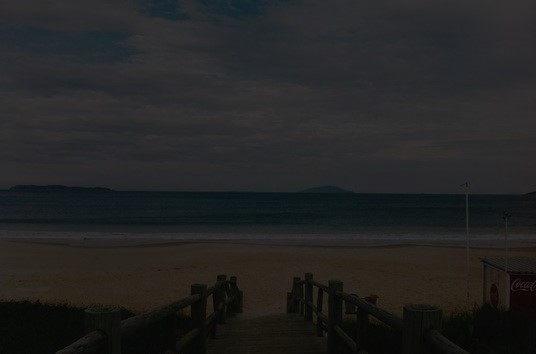
#> input picture images/dark_image.jpg, 536 x 354 px, found by its file name; the run also reads 1 picture not shown here
$ jupyter execute histogram_algorithms.ipynb
#> lines starting #> are read from the running program, lines starting #| are printed output that depends on the picture; after the words box and inside, x2 and y2 are one past the last pixel; in counts of white or black regions, pixels touching at a corner belong together
### histogram_plots.py
import cv2
import numpy as np
import matplotlib.pyplot as plt

# [81 lines left out: functions show_images_and_histograms, show_images_and_histograms_grid, show_histogram, show_clipped_histogram, not called in this run]

### histogram_algorithms.ipynb
# Poboljšanje medicinskih slika zasnovano na algoritmima histograma

Poboljšanje medicinskih slika predstavlja ključni korak u dijagnostici i lečenju pacijenata, jer kvalitet slike direktno utiče na sposobnost lekara da pravilno tumači anatomske strukture i identifikuje potencijalne probleme. Zbog prirode medicinskih slika, koje često pate od problema kao što su niski kontrast i šum, važno je primeniti tehnike poboljšanja kako bi se obezbedila što jasnija i preciznija vizuelna informacija.

Jedan od najčešće korišćenih pristupa za poboljšanje kontrasta slike je izjednačavanje histograma (HE). Međutim, iako HE može značajno poboljšati kontrast, može takođe generisati neželjene artefakte i prekomerno pojačanje kontrasta u određenim delovima slike. Da bi se rešili ovi problemi, razvijeni su različiti napredni algoritmi zasnovani na histogramu, kao što su kumulativno izjednačavanje histograma (CHE), kvadratno dinamičko izjednačavanje histograma (QDHE), i kontrastno ograničeno adaptivno izjednačavanje histograma (CLAHE).

Ovaj projekat ima za cilj da analizira i uporedi performanse ovih algoritama na različitim medicinskim slikama. Kroz implementaciju i analizu rezultata koristeći Python, pokazujemo prednosti i nedostatke svakog od pristupa.

## Obrada Histograma Slike
Obrada histograma slike predstavlja osnovu za mnoge tehnike obrade slika u prostornom domenu. Histogram slike je grafički prikaz raspodele sivih tonova u digitalnoj slici. Prikazivanje histograma pomaže u analizi učestalosti pojavljivanja različitih sivih tonova koji su prisutni u slici.

Histogram se koristi za različite svrhe, kao što su poboljšanje kontrasta, kompresija slike i segmentacija. Algoritmi zasnovani na histogramu jednostavni su za implementaciju i mogu se efikasno primeniti na različite tipove slika. Jedan od najpoznatijih algoritama u ovoj oblasti je izjednačavanje histograma (HE), koji raspoređuje nivoe intenziteta u slici tako da budu podjednako verovatni, što rezultira slikom sa povećanim dinamičkim opsegom i poboljšanim kontrastom.

Kod medicinskih slika, histogram može pružiti korisne informacije o osvetljenju slike i njenom kontrastu. Na primer, histogram koji pokriva sve moguće vrednosti u skali sivih tonova ukazuje na to da slika ima dobar kontrast i da su detalji na slici jasno vidljivi.

[cell 1]
import cv2
import numpy as np
import matplotlib.pyplot as plt
import itertools
import os

import importlib
import histogram_plots as hp

[cell 2]
importlib.reload(hp)

[cell 3]
image_paths = [
    ('images\\dark_image.jpg'),
    ('images\\original_image.jpg'),
    ('images\\bright_image.jpg'),
]
images = [cv2.imread(path, cv2.IMREAD_GRAYSCALE) for path in image_paths]
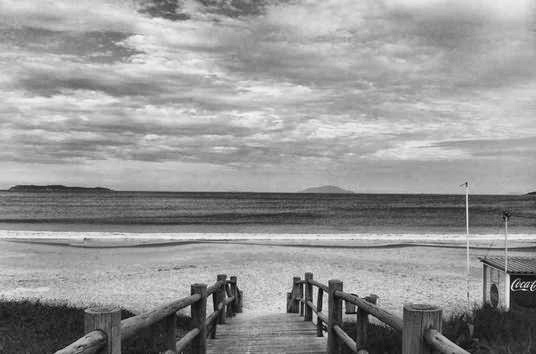
#> input picture images/original_image.jpg, 536 x 354 px, found by its file name
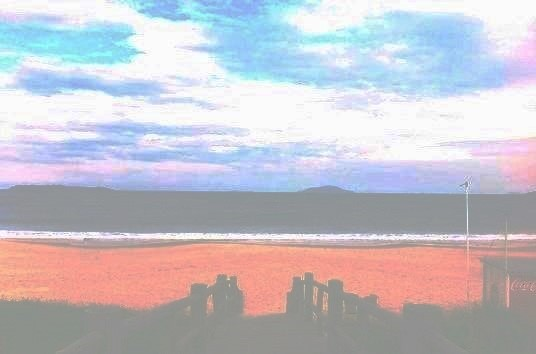
#> input picture images/bright_image.jpg, 536 x 354 px, found by its file name
#> images = 3 items
hp.show_images_and_histograms(images,y_max=16000)
#> in show_images_and_histograms, `n = len(images)`: n = 3
#> the loop in show_images_and_histograms, `for i, image in enumerate(images):` made 3 passes

### Generisanje Histograma
Histogram digitalne slike $X$ može se predstaviti sledećom formulom:
$$
h_X(k) = n_k
$$
gde je $n_k$ broj piksela sa intenzitetom $k$.

Posmatrajući intenzitet piksela slike kao slučajnu veličinu, definišemo *normalizovani histogram* kao empirijsku verovatnoću da piksel date slike ima određenu vrednost, što se može dobiti podelom $h(k)$ sa ukupnim brojem piksela u slici dimenzije $M \times N$:
$$ p_X(k) = \frac{n_k}{MN} $$

## Izjednačavanje histograma (HE)
Izjednačavanje histograma (*Histogram equalization*) transformiše vrednosti intenziteta slike tako da budu ravnomerno raspoređene po celom mogućem rasponu $[0,255]$.

**Kumulativna distribuciona funkcija** (*CDF*) je verovatnoća da slučajna promenljiva $X$ ima vrednost *manju ili jednaku* datoj vrednosti:
$$
cdf_X(k) = \sum_{i=0}^{k}p_X(x=i).
$$

Želimo da transformišemo sliku $X$ tako da slika $Y = T(X)$ ima uniforman histogram, odnosno kumulativnu distribucionu funkciju:
$$
cdf_Y(k) = (k+1)C,
$$
za neku konstantu $C$.

Novu sliku dobijamo tako što piksele koji imaju intenzitet $k$ transformišemo sa:
$$
t(k) = \left \lfloor cdf_X(k)\cdot 256 \right \rfloor  .
$$

Kako se jačina intenziteta jednog piksela racuna u funkciji od njenog intenziteta na originalnoj slici, ukupan broj različitih intenziteta koji postoje na slici ostaje isti. Kako je isti broj različitih vrednosti "razvučen" sa intervala uzastopnih brojeva na veći interval, intenziteti koje neki piksel može da ima više nisu uzastopni, što vidimo na sledećem grafiku.

[cell 4]
def cumulative_distribution_function(hist):
    total_pixels = hist.sum()
    norm_hist = hist / total_pixels
    cdf = np.cumsum(norm_hist)
    return cdf

def histogram_equalization(image, I_min=0, I_max=256):
    hist, _ = np.histogram(image, I_max - I_min, [I_min, I_max])
    cdf = cumulative_distribution_function(hist)
    equalized_transform = np.floor(cdf * (I_max - I_min)).astype(int)
    return equalized_transform[image]

image = cv2.imread('image.jpg', cv2.IMREAD_GRAYSCALE)
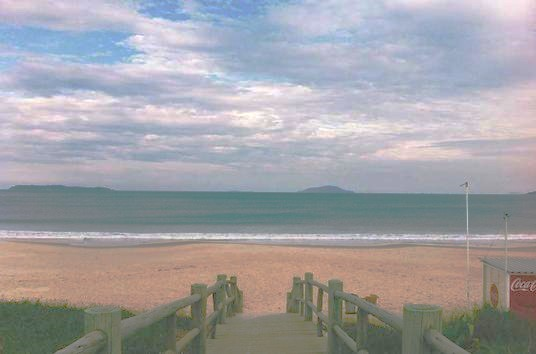
#> input picture image.jpg, 536 x 354 px
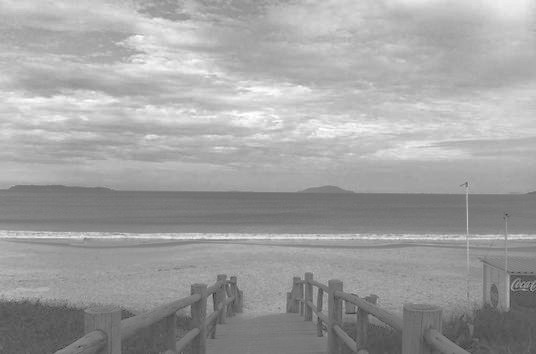
#> image: shape (354, 536); min 32, max 255, mean 161

he_image = histogram_equalization(image)
#> in histogram_equalization, `hist, _ = np.histogram(image, I_max - I_min, [I_min, I_max])`: hist = 256 values, max 2621 at index 170, min 0 at index 0, mean 741.2
#> in cumulative_distribution_function, `total_pixels = hist.sum()`: total_pixels = 189744
#> in cumulative_distribution_function, `norm_hist = hist / total_pixels`: norm_hist = 256 values, max 0.0138 at index 170, min 0 at index 0, mean 0.00391
#> in cumulative_distribution_function, `cdf = np.cumsum(norm_hist)`: cdf = 256 values from 0 to 1
#> in histogram_equalization, `equalized_transform = np.floor(cdf * (I_max - I_min)).astype(int)`: equalized_transform = 256 values from 0 to 256
#> in histogram_equalization, `return equalized_transform[image]`:
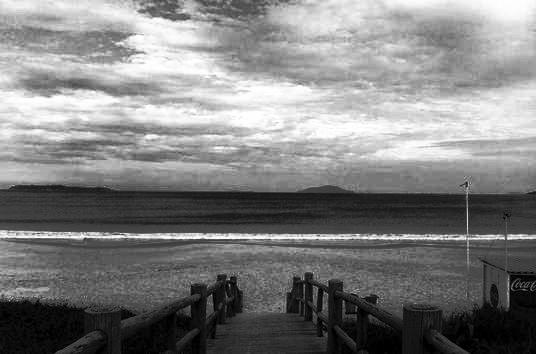
#> returned value: shape (354, 536) int64; min 0, max 256, mean 128.6; drawn with min black and max white

images = [image, he_image]
hp.show_images_and_histograms(images, titles = ['original', 'HE'])
#> call 2 of show_images_and_histograms, with y_max = 6000
#> in show_images_and_histograms (call 2), `n = len(images)`: n = 2
#> the loop in show_images_and_histograms (call 2), `for i, image in enumerate(images):` made 2 passes
#> in show_images_and_histograms (call 2), `plt.show()`:
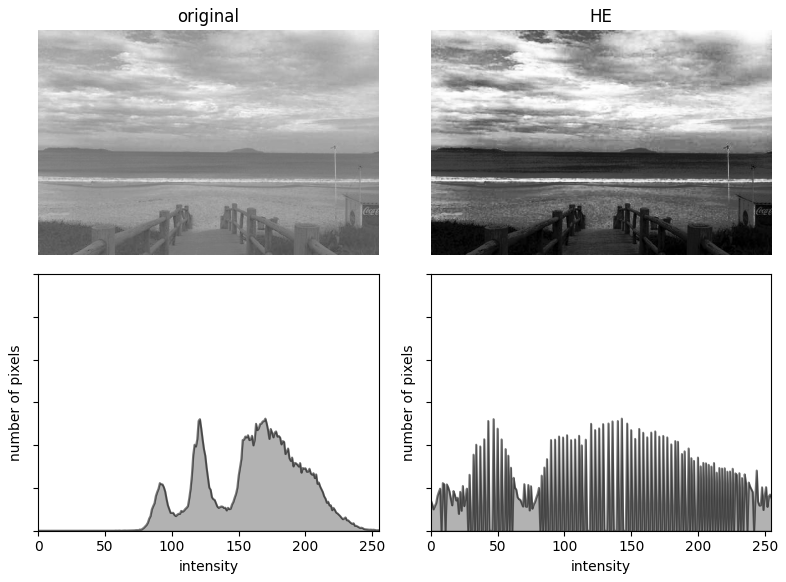
#> figure drawn by matplotlib, 4 panels

## CHE ?

[cell 5]
def cumulative_histogram_equalization(image, L=256, scale=255):
    hist, _ = np.histogram(image, L, [0, L])
    cdf = cumulative_distribution_function(hist)
    cdf_normalized = np.floor((cdf - cdf.min()) / (cdf.max() - cdf.min()) * scale).astype(int)
    return cdf_normalized[image]

che_image = cumulative_histogram_equalization(image)
#> in cumulative_histogram_equalization, `cdf = cumulative_distribution_function(hist)`: cdf = 256 values from 0 to 1
#> in cumulative_histogram_equalization, `cdf_normalized = np.floor((cdf - cdf.min()) / (cdf.max() - cdf.min()) ..`: cdf_normalized = 256 values from 0 to 255

images = [image, che_image]
hp.show_images_and_histograms(images, titles = ['original', 'CHE'])

## Kvadratno Dinamičko Izjednačavanje Histograma (QDHE)

Kvadratno dinamičko izjednačavanje histograma (QDHE) je napredna tehnika poboljšanja slike koja je dizajnirana da prevaziđe neke od nedostataka standardnog izjednačavanja histograma (HE). QDHE je posebno korisno za medicinske slike jer omogućava bolje očuvanje osvetljenosti slike dok istovremeno poboljšava kontrast.

QDHE metoda kombinuje nekoliko ključnih koraka kako bi postigla poboljšanje kontrasta bez prekomernog povećanja osvetljenosti, što se često dešava kod osnovnog HE i sastoji se od četiri koraka:
1. Particionisanje histograma
2. Orezivanje histograma (clipping)
3. Dodela novih raspona sivih tonova
4. Izjednačavanje histograma

### 1. Particionisanje histograma
Histogram slike deli se na 4 podhistograma po kvartilima.

Ovo omogućava ravnomernu distribuciju piksela u svakom od četiri podhistograma, čime se obezbeđuje kontrolisano poboljšanje kontrasta.

[cell 6]
def partition_histogram(image):
    I_min = int(np.min(image))
    Q1 = int(np.percentile(image, 25))
    Q2 = int(np.percentile(image, 50))
    Q3 = int(np.percentile(image, 75))
    I_max = int(np.max(image))
    return [I_min, Q1, Q2, Q3, I_max]

hist, _ = np.histogram(image, 256, [0, 256])
partition_points = partition_histogram(image)
#> in partition_histogram, `I_min = int(np.min(image))`: I_min = 32
#> in partition_histogram, `Q1 = int(np.percentile(image, 25))`: Q1 = 129
#> in partition_histogram, `Q2 = int(np.percentile(image, 50))`: Q2 = 166
#> in partition_histogram, `Q3 = int(np.percentile(image, 75))`: Q3 = 187
#> in partition_histogram, `I_max = int(np.max(image))`: I_max = 255
#> partition_points = [32, 129, 166, 187, 255]

hp.show_histogram(hist=hist, xticks=partition_points)
#> in show_histogram, `plt.show()`:
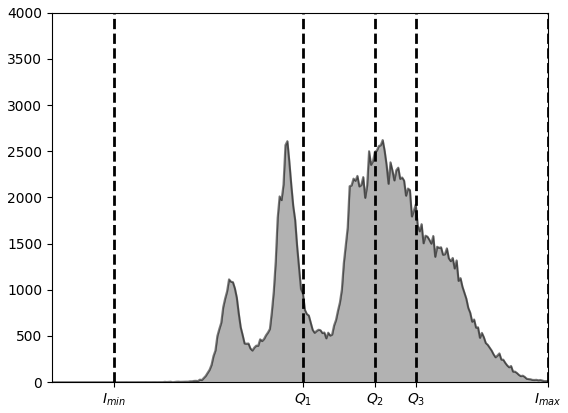
#> figure drawn by matplotlib, 1 panel; curve peaks at x = 170, y = 2621

### 2. Skraćivanje histograma (*clipping*)
Nakon particionisanja, podhistogrami se skraćuju do srednje vrednosti učestalosti intenziteta u slici.

Ovim se ograničava maksimalan broj piksela koji ima istu vrednost, sprečavajući prekomerno pojačanje kontrasta i redukciju detalja, što pomaže u očuvanju prirodnog izgleda slike i smanjuje šum i preosvetljenje.

[cell 7]
def clip_histogram(hist):
    threshold = hist.mean()
    clipped_hist = np.minimum(hist, threshold)
    return clipped_hist

hist, _ = np.histogram(image.flatten(), 256, [0, 256])
clipped_hist = clip_histogram(hist)
#> in clip_histogram, `threshold = hist.mean()`: threshold = 741.2
#> in clip_histogram, `clipped_hist = np.minimum(hist, threshold)`: clipped_hist = 256 values, max 741.2 at index 88, min 0 at index 0, mean 389

hp.show_clipped_histogram(hist=hist,clipped_hist=clipped_hist)
#> in show_clipped_histogram, `plt.show()`:
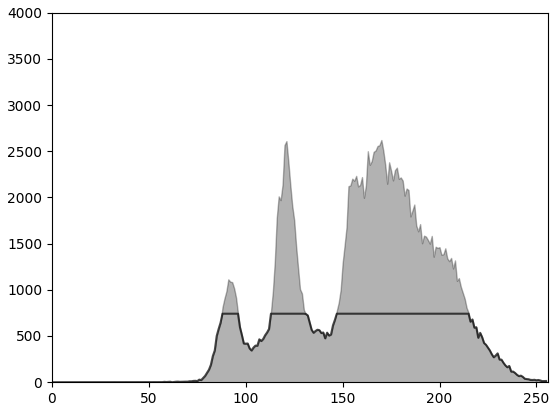
#> figure drawn by matplotlib, 1 panel; curve peaks at x = 88, y = 741.2

### 3. Dodela novog raspona sivih tonova
Svakom podhistogramu dodeljuje se novi raspon sivih tonova na osnovu njegove širine i broja piksela. Ovo omogućava ravnomerno poboljšanje kontrasta kroz celu sliku

[cell 8]
def allocate_gray_levels(hist, m, L=256):
    total_pixels = hist.sum()

    spans = [m[i + 1] - m[i] for i in range(len(m) - 1)]
    total_span = sum(spans)
    ranges = [round((L - 1) * span / total_span) for span in spans]

    starts = [0]
    ends = []

    for i in range(len(ranges)):
        if i > 0:
            starts.append(ends[i - 1])
        end = starts[i] + ranges[i]
        ends.append(end)

    return starts, ends

hist, _ = np.histogram(image.flatten(), 256, [0, 256])
m = partition_histogram(image)
#> m = [32, 129, 166, 187, 255]
gray_starts, gray_ends = allocate_gray_levels(hist, m)
#> in allocate_gray_levels, `total_pixels = hist.sum()`: total_pixels = 189744
#> in allocate_gray_levels, `spans = [m[i + 1] - m[i] for i in range(len(m) - 1)]`: spans = [97, 37, 21, 68]
#> in allocate_gray_levels, `total_span = sum(spans)`: total_span = 223
#> in allocate_gray_levels, `ranges = [round((L - 1) * span / total_span) for span in spans]`: ranges = [111, 42, 24, 78]
#> the loop in allocate_gray_levels, `for i in range(len(ranges)):` made 4 passes
#> end on passes 1 to 4: 111, 153, 177, 255
#> after the loop in allocate_gray_levels, `for i in range(len(ranges)):`: ends = [111, 153, 177, 255]; starts = [0, 111, 153, 177]
#> gray_starts = [0, 111, 153, 177]; gray_ends = [111, 153, 177, 255]
print("original gray intervals :", *zip(m[:-1], m[1:]))
#| original gray intervals : (32, 129) (129, 166) (166, 187) (187, 255)
print("new gray intervals : ",*zip(gray_starts,gray_ends))
#| new gray intervals :  (0, 111) (111, 153) (153, 177) (177, 255)

### 4. Izjednačavanje histograma (HE) za svaki podhistogram:
Na kraju, HE se primenjuje na svaki od pod-histograma nezavisno. Ovo omogućava dinamičnije poboljšanje kontrasta u slici, jer se svaki deo opsega sive odvojeno normalizuje.

[cell 9]
def qdhe(image, show_image=0, L=256):
    hist, _ = np.histogram(image, L, [0, L])
    m = partition_histogram(image)
    clipped_hist = clip_histogram(hist)
    new_starts, new_ends = allocate_gray_levels(clipped_hist, m)
    equalized_image = np.zeros_like(image)

    for i, (new_start, new_end) in enumerate(zip(new_starts, new_ends)):
        start = m[i]
        end  = m[i+1]
        mask = (image >= start) & (image < end)

        sub_hist = clipped_hist[start:end]
        cdf = cumulative_distribution_function(sub_hist)
        equalized_transform = np.floor(cdf * (new_end - new_start)).astype(int) + new_start
        equalized_image[mask] = equalized_transform[image[mask] - start]

    if show_image == 1:
        hp.show_images_and_histograms([image,equalized_image], titles=['original', 'QDHE'], xticks = [m[:],new_starts+[new_ends[-1]]], labels = [[r"$I_{min}$", r"$Q_{1}$", r"$Q_{2}$", r"$Q_{3}$", r"$I_{max}$"],[r"$I'_{min}$",r"$Q'_{1}$", r"$Q'_{2}$", r"$Q'_{3}$",r"$I'_{max}$"]])


    return equalized_image

[cell 10]
qdhe_image = qdhe(image,show_image=1)
#> in qdhe, `m = partition_histogram(image)`: m = [32, 129, 166, 187, 255]
#> the loop in allocate_gray_levels (call 2), `for i in range(len(ranges)):` made 4 passes
#> in qdhe, `new_starts, new_ends = allocate_gray_levels(clipped_hist, m)`: new_starts = [0, 111, 153, 177]; new_ends = [111, 153, 177, 255]
#> the loop in qdhe, `for i, (new_start, new_end) in enumerate(zip(new_starts, new_ends)):` made 4 passes
#> (new_start, new_end, start, end, total_pixels in cumulative_distribution_function) on passes 1 to 4: (0, 111, 32, 129, 28825.7), (111, 153, 129, 166, 24845.9), (153, 177, 166, 187, 15564.9), (177, 255, 187, 255, 30325.4)
#> pass 1, in qdhe, `mask = (image >= start) & (image < end)`:
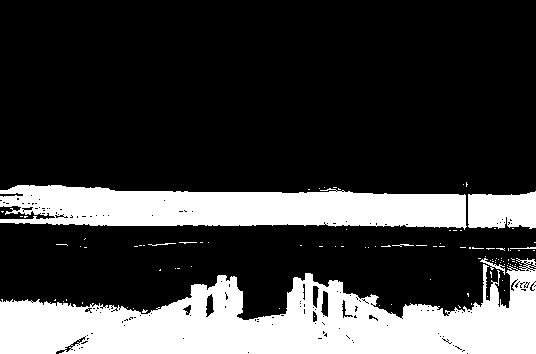
#> mask: shape (354, 536) bool; 24.8% white; 104 white regions (96 under 20 px), largest, box (x1, y1, x2, y2) and area: (0, 258, 536, 354) 28678, (0, 185, 467, 230) 15587, (468, 191, 536, 229) 2231
#> pass 3, in qdhe, `mask = (image >= start) & (image < end)`:
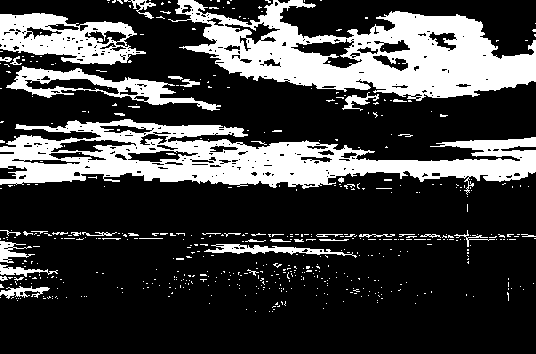
#> mask: shape (354, 536) bool; 25.1% white; 533 white regions (487 under 20 px), largest, box (x1, y1, x2, y2) and area: (0, 119, 536, 195) 18081, (168, 0, 536, 101) 17816, (0, 13, 146, 65) 4265
#> (the rest of the program and of its run is left out)
